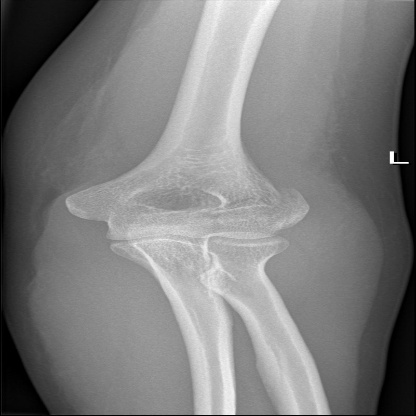
#> input picture BoneFractureYolo8/out-test/images/distal-humerus-fracture-1_jpg.rf.831cb137cfcbde1079f86abd5f5f2867.jpg, 416 x 416 px, found by its file name; its folder holds 4 pictures in this run
$ jupyter execute --allow-errors code.ipynb
#> lines starting #> are read from the running program, lines starting #| are printed output that depends on the picture
[cell 1]
import pandas as pd
import numpy as np
import matplotlib.pyplot as plt
import seaborn as sns
import warnings

[cell 2]
import numpy as np
from PIL import Image
import cv2
import os
import matplotlib.pyplot as plt

[cell 3]
import os
import cv2

def load_images_and_labels(data_path):
    """
    Loads images and labels from a given dataset folder.
    """
    splits = ['train', 'valid', 'test']
    datasets = {}

    for split in splits:
        image_folder = os.path.join(data_path, split, "images")
        label_folder = os.path.join(data_path, split, "labels")

        if not os.path.exists(image_folder):
            print(f"Skipping {split}: {image_folder} not found.")
            continue

        datasets[split] = []
        for image_file in os.listdir(image_folder):
            if image_file.endswith(('.jpg', '.png', '.jpeg')):
                image_path = os.path.join(image_folder, image_file)
                label_file = os.path.splitext(image_file)[0] + ".txt"
                label_path = os.path.join(label_folder, label_file)

                # Load image
                image = cv2.imread(image_path)
#> image is the input picture: shape (416, 416, 3); min 0, max 255, mean 124.4
                if image is None:
                    print(f"Warning: Failed to load image: {image_path}")
                    continue

                # Load labels
                labels = []
                if os.path.exists(label_path):
                    with open(label_path, 'r') as f:
                        labels = [line.strip() for line in f.readlines()]
                else:
                    print(f"Warning: Label file not found for {image_file}")

                datasets[split].append((image_path, image, labels))

        print(f"Loaded {len(datasets[split])} images for {split} split.")

    return datasets

# Example usage
dataset_path = r"C:\Users\yamun\OneDrive\Desktop\AIML\archive\BoneFractureYolo8"  # Replace with your dataset path
datasets = load_images_and_labels(dataset_path)
#> datasets = 3 items

# Access train/val/test datasets
train_dataset = datasets.get('train', [])
#> train_dataset = 4 items
valid_dataset = datasets.get('valid', [])
#> valid_dataset = 4 items
test_dataset = datasets.get('test', [])
#> test_dataset = 4 items

[cell 4]
import matplotlib.pyplot as plt

def visualize_data(dataset, class_names=None):
    for i, (image_path, image, labels) in enumerate(dataset[:10]):  # Visualize first 5 samples
        plt.imshow(cv2.cvtColor(image, cv2.COLOR_BGR2RGB))
        plt.title(f"Image: {os.path.basename(image_path)}\nLabels: {labels}")
        plt.axis("off")
        plt.show()
#> this loop made 4 passes
#> pass 2, in visualize_data, `plt.show()`:
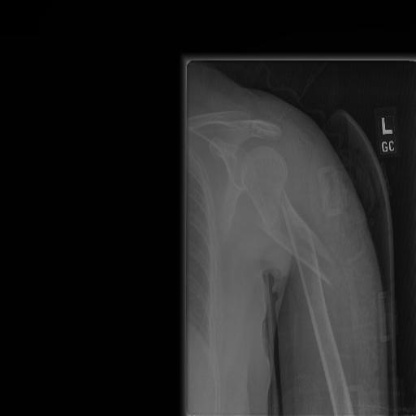
#> shown: shape (416, 416, 3); min 0, max 157, mean 33.4

print("Visualizing Training Dataset:")
visualize_data(train_dataset)

[cell 5]
import os
from PIL import Image

input_folder = r"C:\Users\yamun\OneDrive\Desktop\AIML\archive\BoneFractureYolo8\train\images"
output_folder = r"C:\Users\yamun\OneDrive\Desktop\AIML\archive\BoneFractureYolo8\output"

target_size = (416, 416)


for file_name in os.listdir(input_folder):
    file_path = os.path.join(input_folder, file_name)

    if file_name.lower().endswith(('.png', '.jpg', '.jpeg', '.bmp', '.tiff')):
        try:
            print(f"Processing: {file_name}")
            with Image.open(file_path) as img:
                # Debug: Print original size
                print(f"Original size of {file_name}: {img.size}")
#| Original size of distal-humerus-fracture-1_jpg.rf.831cb137cfcbde1079f86abd5f5f2867.jpg: (416, 416)

                # Resize image
                resized_img = img.resize(target_size, Image.Resampling.LANCZOS)

                # Save resized image
                resized_file_path = os.path.join(output_folder, file_name)
                resized_img.save(resized_file_path)

                # Debug: Confirm resize
                print(f"Resized and saved: {resized_file_path} with size {resized_img.size}")
#| Resized and saved: C:\Users\yamun\OneDrive\Desktop\AIML\archive\BoneFractureYolo8\output/distal-humerus-fracture-1_jpg.rf.831cb137cfcbde1079f86abd5f5f2867.jpg with size (416, 416)

        except Exception as e:
            print(f"Error resizing {file_name}: {e}")
    else:
        print(f"Skipping non-image file: {file_name}")

print("Resizing completed!")
